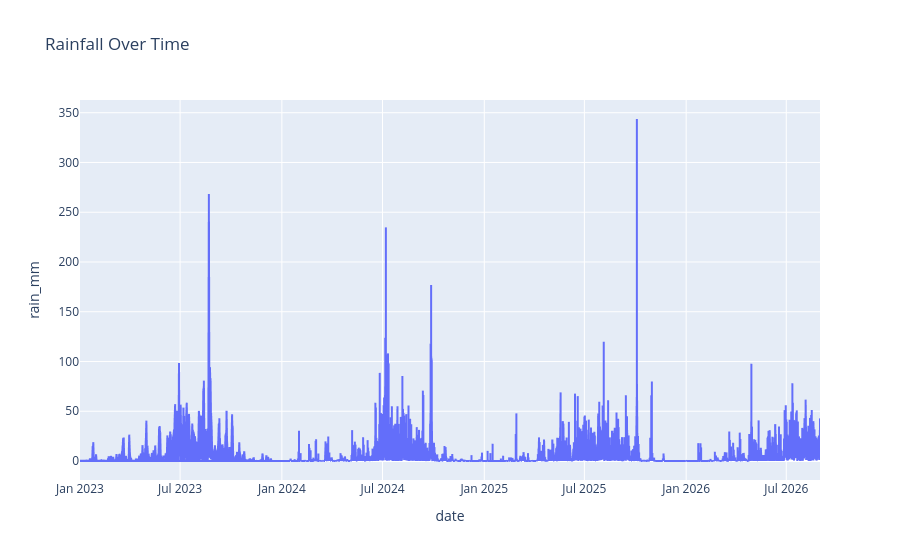

This figure's notebook cell:
### Code cell
fig = px.line(
    df,
    x='date',
    y='rain_mm',
    title='Rainfall Over Time'
)

fig.show()

### Figure 1 — Plotly figure (JSON) as saved in the notebook; plotly's stock layout.template omitted (floating-point values rounded to 4 significant figures; data arrays with more than 128 entries replaced by an {"elided": "..."} marker saying what was removed)
{"data": [{"hovertemplate": "date=%{x}<br>rain_mm=%{y}<extra></extra>", "legendgroup": "", "line": {"color": "#636efa", "dash": "solid"}, "marker": {"symbol": "circle"}, "mode": "lines", "name": "", "showlegend": false, "type": "scattergl", "x": {"elided": "13390 str values"}, "xaxis": "x", "y": {"elided": "13390 float values"}, "yaxis": "y"}], "layout": {"legend": {"tracegroupgap": 0}, "title": {"text": "Rainfall Over Time"}, "xaxis": {"anchor": "y", "domain": [0, 1], "title": {"text": "date"}}, "yaxis": {"anchor": "x", "domain": [0, 1], "title": {"text": "rain_mm"}}}}
